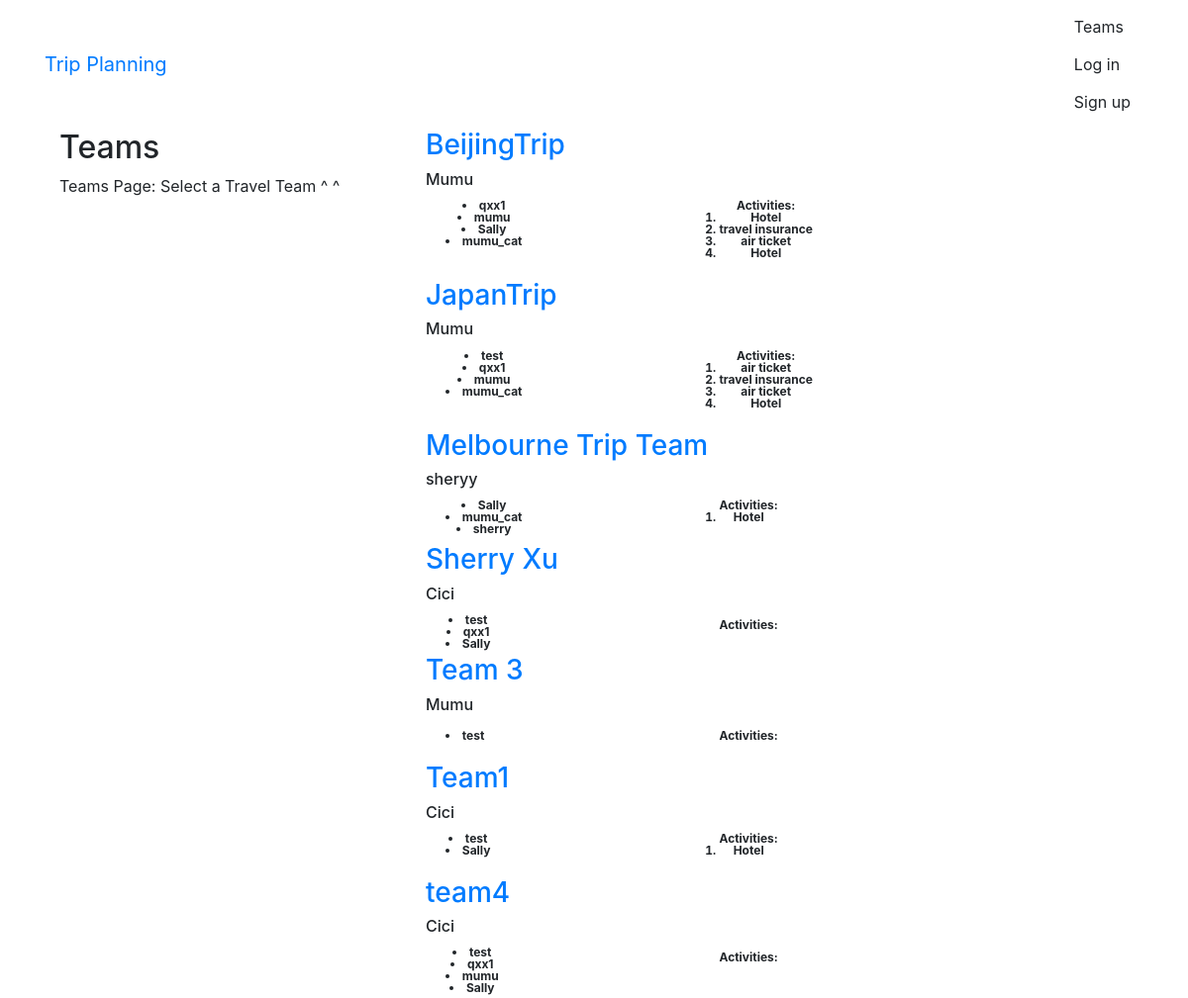
Screenshot of /teams/ with the database file from the repository.
### teams/models.py (models this page shows, shortened)
class Team(models.Model):
    name = models.CharField(max_length=255, unique=True)
    team_leader = models.CharField(max_length=255)
    members = models.ManyToManyField(User, through="TeamMember")
    slug = models.SlugField(allow_unicode=True, unique=True)
    description = models.TextField(blank=True, default='')
    description_html = models.TextField(editable=False, default='', blank=True)
    date_created = models.DateTimeField(default=timezone.now)
    class Meta:
        ordering = ["name"]

### trips/models.py (models this page shows, shortened)
class Trip(models.Model):
    user = models.ForeignKey(User, related_name="trips",
                             on_delete=models.CASCADE)
    created_at = models.DateTimeField(default=timezone.now)
    category = models.CharField(max_length=255)
    location = models.CharField(max_length=255)
    number = models.IntegerField()
    cost = models.IntegerField(default=0)
    receipt = models.ImageField(upload_to='image', default='Desert 3.jpg')
    reason = models.TextField()
    reason_html = models.TextField(editable=False)
    date = models.DateTimeField()
    team = models.ForeignKey(
        Team, related_name="trips", on_delete=models.CASCADE, null=True, blank=True)
    def __str__(self):
        return self.category
    class Meta:
        ordering = ["-created_at"]

### teams/views.py (the view)
class ListTeams(generic.ListView):
    model = Team

### teams/templates/teams/team_list.html (shortened to what this page needs)
{% extends "teams/team_base.html" %} {% block preteam %}
<div class="col-md-4">
  <div class="content">
    <h2>Teams</h2>
    <p>Teams Page: Select a Travel Team ^ ^</p>
  </div>
</div>
{% endblock %} {% block team_content %}
<div class="col-md-8">
  <div class="list-team">
    {% for team in object_list %}
    <a class="list-team-item" href="{% url 'teams:single' slug=team.slug %}">
      <h3 class="title list-team-item-heading">{{ team.name }}</h3> </a>
      <h6 class="title list-team-item-heading">{{ team.team_leader }}</h6>
      <div class="list-team-item-text container-fluid">
        <div class="row">
          <div class="col-md-4">
            <span class="badge">
              {% for member in team.members.all %}
              <li>{{ member }}</li>
              {% endfor %}
            </span>
          </div>
          <div class="col-md-4">
            <ol><span class="badge">Activities: {% for trip in team.trips.all %}
              <li>{{ trip }}</li>
              {% endfor %}</span> </ol>
          </div>
        </div>
      </div>
    {% endfor %}
  </div>
</div>
{% endblock %}

### teams/templates/teams/team_base.html (shortened to what this page needs)
{% extends "base.html" %}
{% block content %}
<div class="container">
  <div class="row">
    {% block preteam %}{% endblock %}
    {% block team_content %}{% endblock %}
  </div>
</div>
{% endblock %}

### templates/base.html (shortened to what this page needs)
<!DOCTYPE html>
{% load static %}
<html lang="en">
  <head>
    <link
      rel="stylesheet"
      href="https://stackpath.bootstrapcdn.com/bootstrap/4.3.1/css/bootstrap.min.css"
    />
    <link
      rel="stylesheet"
      href="{% static 'django_project/static/css/master.css' %}"
    />
  </head>
  <body>
    <nav class="navbar mynav" role="navigation" id="navbar">
      <div class="container">
        <a class="navbar-brand mynav" href="{% url 'home' %}">Trip Planning</a>
        <ul class="nav navbar-nav navbar-right">
          {% if user.is_authenticated %}
          <li>
            <a href="{% url 'trips:create' %}" class="btn btn-simple"
              >Create Trip</a
            >
          </li>
          <li>
            <a href="{% url 'teams:all' %}" class="btn btn-simple">Teams</a>
          </li>
          <li>
            <a href="{% url 'teams:create' %}" class="btn btn-simple"
              >Create Team</a
            >
          </li>
          <li>
            <a href="{% url 'trips:for_user' user.username %}" class="btn btn-simple"
              >My Trips</a
            >
          </li>
          <li>
            <a href="{% url 'accounts:logout' %}" class="btn btn-simple"
              >Log out</a
            >
          </li>
          {% else %}
          <li>
            <a href="{% url 'teams:all' %}" class="btn btn-simple">Teams</a>
          </li>
          <li>
            <a href="{% url 'accounts:login' %}" class="btn btn-simple"
              >Log in</a
            >
          </li>
          <li>
            <a href="{% url 'accounts:signup' %}" class="btn btn-simple"
              >Sign up</a
            >
          </li>
          {% endif %}
        </ul>
      </div>
    </nav>
    <div class="container mycontent">{% block content %} {% endblock %}</div>
  </body>
</html>

### static/css/master.css (style rules this page uses)
body { background-image: url('../static/images/Desert3.jpg'); }

### rows the page displays
Team: name "BeijingTrip", team_leader "Mumu"
Trip: category "Hotel"
Trip: category "travel insurance"
Trip: category "air ticket"
Trip: category "Hotel"
Team: name "JapanTrip", team_leader "Mumu"
Trip: category "air ticket"
Trip: category "travel insurance"
Trip: category "air ticket"
Trip: category "Hotel"
Team: name "Melbourne Trip Team", team_leader "sheryy"
Trip: category "Hotel"
Team: name "Sherry Xu", team_leader "Cici"
Team: name "Team 3", team_leader "Mumu"
Team: name "Team1", team_leader "Cici"
Trip: category "Hotel"
Team: name "team4", team_leader "Cici"

### other values shown
{{ member }} "qxx1"
{{ member }} "mumu"
{{ member }} "Sally"
{{ member }} "mumu_cat"
{{ member }} "test"
{{ member }} "sherry"
